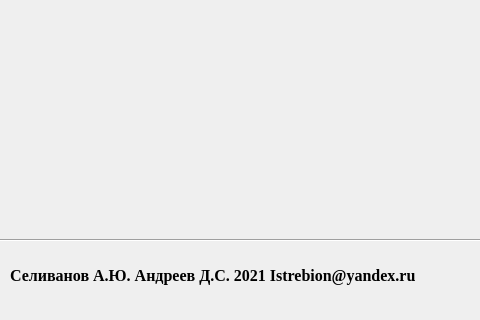
<?xml version="1.0" encoding="UTF-8"?>
<ui version="4.0">
 <class>about_dialog</class>
 <widget class="QDialog" name="about_dialog">
  <property name="geometry">
   <rect>
    <x>0</x>
    <y>0</y>
    <width>480</width>
    <height>320</height>
   </rect>
  </property>
  <property name="windowTitle">
   <string>Dialog</string>
  </property>
  <widget class="Line" name="line">
   <property name="geometry">
    <rect>
     <x>0</x>
     <y>225</y>
     <width>481</width>
     <height>31</height>
    </rect>
   </property>
   <property name="orientation">
    <enum>Qt::Horizontal</enum>
   </property>
  </widget>
  <widget class="QLabel" name="label_2">
   <property name="geometry">
    <rect>
     <x>10</x>
     <y>240</y>
     <width>441</width>
     <height>71</height>
    </rect>
   </property>
   <property name="font">
    <font>
     <family>Times New Roman</family>
     <pointsize>12</pointsize>
     <weight>75</weight>
     <bold>true</bold>
    </font>
   </property>
   <property name="text">
    <string>Селиванов А.Ю. Андреев Д.С. 2021 Istrebion@yandex.ru</string>
   </property>
  </widget>
  <widget class="QLabel" name="label">
   <property name="geometry">
    <rect>
     <x>30</x>
     <y>20</y>
     <width>261</width>
     <height>181</height>
    </rect>
   </property>
   <property name="text">
    <string/>
   </property>
   <property name="pixmap">
    <pixmap resource="res.qrc">:/new/prefix1/bashenki.png</pixmap>
   </property>
   <property name="scaledContents">
    <bool>true</bool>
   </property>
  </widget>
 </widget>
 <resources>
  <include location="res.qrc"/>
 </resources>
 <connections/>
</ui>
